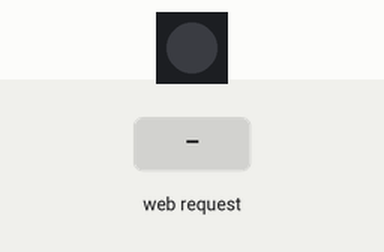
Bench run of a sketch on a simulated ESP32. Parts: 1 RGB LEDs in strip order, left to right. The test bench sets the inputs (shaded band). WiFi joins after 1.5 s; servers stay silent unless stated; what the sketch prints to the serial monitor is not drawn.

Above: at 3.7 s.
3.8 s: HTTP request GET /on received
At 4.7 s:
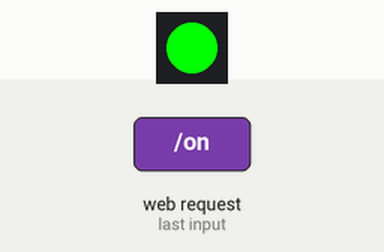
5.3 s: HTTP request GET /off received
At 5.9 s:
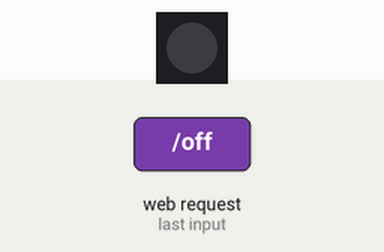
Timing chart, 0 to 8.3 s (numbered marks = the images above; inputs shaded):
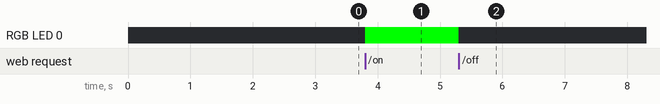

The sketch:

s3_wroom1_tester.ino
```cpp
/*
In this program, we will test the ESP32 by creating a simple web server that can be accessed from any device connected to the same router.
The web server will display LED ON and LED OFF buttons.
Clicking these buttons will control the onboard LED of the ESP32, which is connected to GPIO2.
When you click LED ON, the onboard LED will turn on, and clicking LED OFF will turn it off.
This provides a simple and interactive way to test the ESP32's functionality.
*/
#include <WiFi.h>
#include <WebServer.h>
#include <Adafruit_NeoPixel.h>

#define LED_PIN 48
#define NUM_LEDS 1

Adafruit_NeoPixel rgb(NUM_LEDS, LED_PIN, NEO_GRB + NEO_KHZ800);

// Replace with your network credentials
const char* ssid = "SSID";
const char* password = "PASSWORD";

WebServer server(80); // Web server on port 80

bool ledState = false; // Track LED state

// HTML content for the web page
String HTMLPage() {
  String html = "<!DOCTYPE html><html>";
  html += "<head><title>ESP32 LED Control</title></head>";
  html += "<body style='text-align: center; font-family: Arial;'>";

  html += "<h1>ESP32 LED Control</h1>";
  html += ledState ? "<p>LED is <strong>ON</strong></p>" : "<p>LED is <strong>OFF</strong></p>";
  html += "<a href='/on' style='padding: 10px 20px; background-color: green; color: white; text-decoration: none;'>Turn ON</a>&nbsp;";
  html += "<a href='/off' style='padding: 10px 20px; background-color: red; color: white; text-decoration: none;'>Turn OFF</a>";

  html += "</body></html>";
  return html;
}

// Handle the root path "/"
void handleRoot() {
  server.send(200, "text/html", HTMLPage());
}

// Handle LED ON request
void handleLEDOn() {
  ledState = true;
  rgb.setPixelColor(0, rgb.Color(0, 255, 0));
  rgb.show();
  server.send(200, "text/html", HTMLPage());
}

// Handle LED OFF request
void handleLEDOff() {
  ledState = false;
  rgb.setPixelColor(0, rgb.Color(0, 0, 0));
  rgb.show();
  server.send(200, "text/html", HTMLPage());
}

void setup() {
  Serial.begin(115200);
  rgb.begin();
  rgb.show();

  // Connect to Wi-Fi
  WiFi.begin(ssid, password);
  Serial.print("Connecting to: ");
  Serial.println(ssid);

  int attempts = 0;
  while (WiFi.status() != WL_CONNECTED && attempts < 20) {
      delay(500);
      Serial.print(".");
      attempts++;
  }

  if (WiFi.status() == WL_CONNECTED) {
      Serial.println("\nConnected!");
      Serial.println(WiFi.localIP());
  } else {
      Serial.println("\nFailed! Status code: ");
      Serial.println(WiFi.status());
  }

  delay(1000); // give WiFi stack time to stabilize

  server.on("/", handleRoot);
  server.on("/on", handleLEDOn);
  server.on("/off", handleLEDOff);

  server.begin();
  Serial.println("Server started");;
}

void loop() {
  server.handleClient(); // Handle client requests
}
```

Measured:
- after the input at 3.8 s, RGB LED 0: off → RGB(0, 255, 0) at once
- after the input at 5.3 s, RGB LED 0: RGB(0, 255, 0) → off at once
